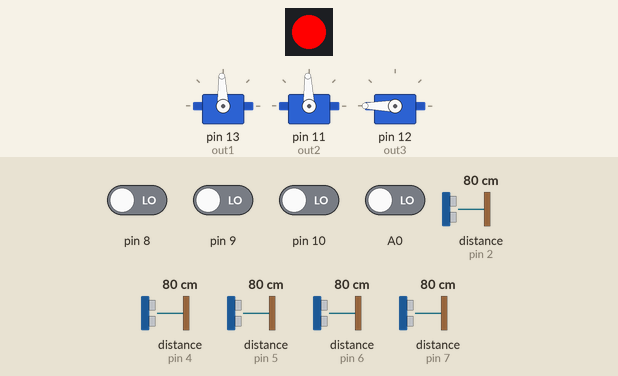
The sketch below on a simulated Arduino Uno, built with avr-gcc and run on an emulated ATmega328P. Shown: 3 × servo, 1 RGB LEDs in strip order, left to right. The inputs (shaded band) are chosen by the test bench; at power-on: A0, pin 8–10 LOW, distance to the obstacle (sensors on pin 2, pin 4, pin 7, pin 5, pin 6) 80 cm. The echo pulse lasts 58.3 µs per cm.

Above: at 1.2 s.
1.3 s: distance to the obstacle (sensor on pin 2) set to 202 cm
4.2 s: distance to the obstacle (sensor on pin 2) set to 209 cm
At 7.2 s:
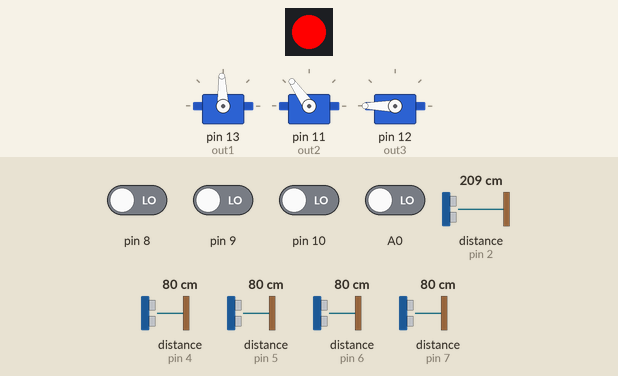
7.6 s: distance to the obstacle (sensor on pin 4) set to 203 cm
10.5 s: distance to the obstacle (sensor on pin 4) set to 211 cm
At 13.4 s:
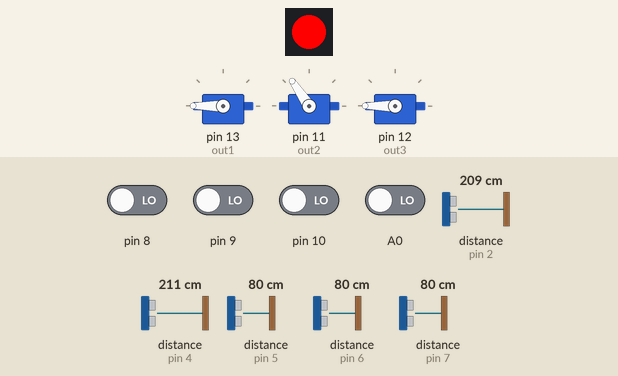
13.9 s: distance to the obstacle (sensor on pin 7) set to 201 cm
At 15.9 s:
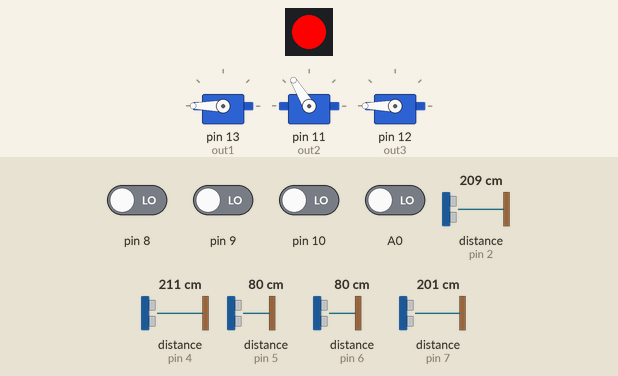
17.0 s: distance to the obstacle (sensor on pin 7) set to 210 cm
At 20.1 s:
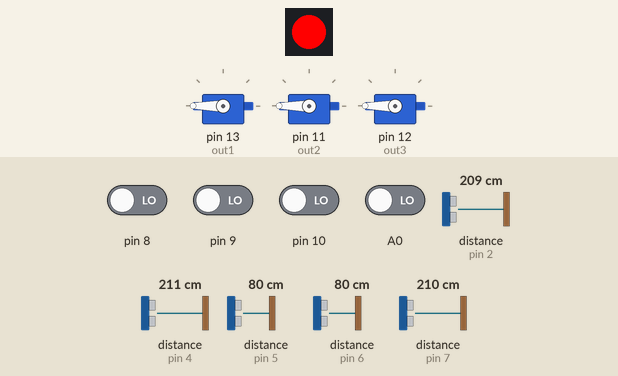
Timing chart, 0 to 21.2 s (numbered marks = the images above; inputs shaded):
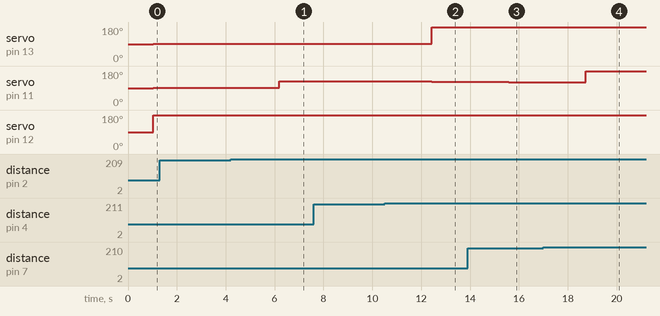

Measured:
- the behaviour switches between 205 and 206 cm on distance to the obstacle (sensor on pin 2) (found by bisection; images 0 and 1)
- the behaviour switches between 205 and 206 cm on distance to the obstacle (sensor on pin 4) (found by bisection; images 1 and 2)
- the behaviour switches between 205 and 206 cm on distance to the obstacle (sensor on pin 7) (found by bisection; images 3 and 4)
- after the input at 1.3 s, every drawn part: stays the same
- after the input at 4.2 s, servo on pin 11 (out2): 92° → 125° after 2.0 s
- after the input at 7.6 s, every drawn part: stays the same
- after the input at 10.5 s, servo on pin 13 (out1): 92° → 180° after 1.9 s; servo on pin 11 (out2): 125° → 124° after 1.9 s
- after the input at 13.9 s, servo on pin 11 (out2): 124° → 121° after 1.7 s
- after the input at 17.0 s, servo on pin 11 (out2): 121° → 180° after 1.7 s

The sketch:

Drone_Obstacle_Avoidance_Code.ino
```cpp
#include<NewPing.h>  //Download this library by going to <Tools> & then <Manage Libraries>
#include<Servo.h>    //Download this library by going to <Tools> & then <Manage Libraries>
#include <FastLED.h> //Download this library from github>/
CRGB leds[1];

Servo out1; //roll
Servo out2; //pitch
Servo out3; //throttle

int trig1 = 2;
int echo1 = 2;
//int trig2 = A1;
//int echo2 = A1;
int trig3 = 4;
int echo3 = 4;
int trig4 = 5;
int echo4 = 5;
int trig5 = 6;
int echo5 = 6;
int trig6 = 7;
int echo6 = 7;
int MAX_DISTANCE = 400;

NewPing sonar1(trig1,echo1,MAX_DISTANCE);
//NewPing sonar2(trig2,echo2,MAX_DISTANCE);
NewPing sonar3(trig3,echo3,MAX_DISTANCE);
NewPing sonar4(trig4,echo4,MAX_DISTANCE);
NewPing sonar5(trig5,echo5,MAX_DISTANCE);
NewPing sonar6(trig6,echo6,MAX_DISTANCE);

float dist1,dist2,dist3,dist4,dist5,dist6;
unsigned long counter_1, counter_2, counter_3, current_count;
byte last_CH1_state, last_CH2_state, last_CH3_state;
int input_PITCH;    //input on D9 of arduino
int input_ROLL;     //input on D8 of arduino
int input_THROTTLE; //input on D10 of arduino
int DN;
int UP;
int antiDN;
int prev_time = 0;
void setup(){
 // Serial.begin(115200);
FastLED.addLeds<WS2812, 3, GRB>(leds, 1);
PCICR  |= (1 << PCIE0);
PCMSK0 |= (1 << PCINT0);
PCMSK0 |= (1 << PCINT1);
PCMSK0 |= (1 << PCINT2);
  out1.attach(13); //roll - Flight Controller
  out2.attach(11); //pitch - Flight Controller
  out3.attach(12); //throttle - Flight Controller
pinMode(A0,INPUT);
}

void loop(){
  int a=160;
  int b=160;
  int c=160;
  int d=160;
  int e=160;

if(input_ROLL>1600){
d=210;
}
else if(input_ROLL<1400){
c=210;
}
if(input_PITCH>1600){
a=210;
}
else if(input_PITCH<1400){
b=210;
}

dist1 = sonar1.ping_cm();
dist2 = sonar6.ping_cm();
dist3 = sonar3.ping_cm();
dist4 = sonar4.ping_cm();
dist5 = sonar5.ping_cm();
dist6 = 200; // This Sensor is disabled due to my bad sensor.If you want to enable just replace "200" with "sonar6.ping_cm()"

byte roll = map(input_ROLL, 1108, 1856, 55, 125); //maping roll
byte pitch = map(input_PITCH, 1180, 1856, 55, 125); //maping pitch
byte throttle = map(input_THROTTLE, 1160, 1830, 55, 125); //maping throttle

 byte antifront = map(dist1, 6, 210, 55, 60); //force to back
 byte antiback = map(dist2, 6, 210, 125, 120); //force to front
 byte antileft = map(dist3, 6, 210, 125, 120); //force to right
 byte antiright = map(dist4, 6, 210, 55, 60); //force to left
 byte antidown = map(dist6, 1, 100, 125, 120);  //force to up
 byte antiUP = map(dist5, 2, 210, 55, 60);    //force to down
int val = pulseIn(A0,HIGH);
if(val < 1500){

//    For Pitch..............
if(dist1<a && dist1>0 && (dist2>b || dist2==0)){
  out2.write(antifront);
  b=210;
}
else if((dist1>=a || dist1==0) && (dist2>=b || dist2==0)){
  out2.write(pitch);
}
else if(dist2<b && dist2>0 && (dist1>a || dist1==0)){
  out2.write(antiback);
  a=210;
}
else if(dist1<a && dist2<b && dist1>0 && dist2>0){
  out2.write(92);
  c=210;
  d=210;
  e=210;
    if(dist3>c || dist3==0){
    out1.write(55);
   }
   else if(dist4>d || dist4==0){
    out1.write(125);
   }
   else if(dist5>e ||dist5==0){
    out3.write(110);
   }
   else if(dist6>50 ||dist6==0){
    out3.write(60);
   }
}


//    For Roll..............
if(dist3<c && dist3>0 && (dist4>d || dist4==0)){
  out1.write(antileft);
  d=210;
}
else if(dist3>=c || dist3==0 && dist4>=d || dist4==0){
  out1.write(roll);
}
else if(dist4<d && dist4>0 && (dist3>c || dist3==0)){
  out1.write(antiright);
  c=210;
}
else if(dist3<c && dist4<d && dist3>0 && dist4>0){
  out1.write(92);
  a=210;
  b=210;
  e=210;
  if(dist1>a || dist1 ==0){
    out2.write(125);
  }
  else if(dist2>b || dist2 ==0){
    out2.write(55);
  }
  else if(dist5>e || dist5 ==0){
    out3.write(110);
  }
  else if(dist6>50 || dist6 ==0){
    out3.write(60);
  }
}


//    For Throttle..............
if(dist5<e && dist5>0 && (dist6>50 || dist6==0)){
  out3.write(antiUP);
}
else if(dist5>=e || dist5==0 && dist6>=50 || dist6==0){
  out3.write(throttle);
}
else if(dist6<50 && dist6>0 && (dist5>e || dist5==0)){
  out3.write(antidown);
}
else if(dist5<e && dist6<50 && dist5>0 && dist6>0){
  out3.write(88);
  a=210;
  b=210;
  c=210;
  d=210;
  if(dist1>a || dist1==0){
    out2.write(125);
  }
  else if(dist2>b || dist2==0){
    out2.write(55);
  }
  else if(dist3>c|| dist3==0){
    out1.write(125);
  }
  else if(dist4>d || dist4==0){
    out1.write(55);
  }
}

if(input_THROTTLE <= 1400){
  out3.write(throttle);
}

int FB = (dist1<a && dist2<b && dist1>0 && dist2>0);
int LR = (dist3<c && dist4<d && dist3>0 && dist4>0);

if(FB && LR){
  out1.write(92);
  out2.write(92);
  if(input_THROTTLE <= 1400){
  out3.write(throttle);
  }
  else if(dist5>e || dist5==0){
    out3.write(110);
  }
  else if(dist6>50){
  out3.write(60);
  }
else{out3.write(88);}
}


}

else if(val >= 1500){
  out1.write(roll);
  out2.write(pitch);
  out3.write(throttle);
}


int f_clear = (dist1>a || dist1==0);  //front no obstacle
int b_clear = (dist2>b || dist2==0);   //back no obstacle
int l_clear = (dist3>c || dist3==0);   //left no obstacle
int r_clear = (dist4>d || dist4==0);  //right no obstacle
int up_clear = (dist5>e || dist5==0);    //up no obstacle
int down_clear = (dist6>50 || dist6==0); //down no obstacle

if(f_clear && b_clear && l_clear && r_clear && up_clear && down_clear){
   if(val<1500){
     leds[0] = CRGB(0, 255, 0);
     FastLED.show();
  out1.write(roll);
  out2.write(pitch);
  out3.write(throttle);
   }
   else if(val>=1500){
     leds[0] = CRGB(235, 255, 200);
     FastLED.show();
   }
}

else if(dist1<a && dist1>0 || dist2<b && dist2>0 || dist3<c && dist3>0 || dist4<d && dist4>0 || dist5<e &&& dist5>0 || dist6<50 && dist6>0){
   if(val<1500){
     leds[0] = CRGB(255, 0, 0);
     FastLED.show();
   }
   else if(val>=1500){
     leds[0] = CRGB(235, 255, 200);
     FastLED.show();
   }
}

} //Here the main loop ends


//   The Below Codes Reads the PWM value of Receiver
ISR(PCINT0_vect){
current_count = micros();
if(PINB & B00000001){
    if(last_CH1_state == 0){
      last_CH1_state = 1;
      counter_1 = current_count;
  }
}
else if(last_CH1_state == 1){
last_CH1_state = 0;
input_ROLL = current_count - counter_1;
}
if(PINB & B00000010 ){
    if(last_CH2_state == 0){
      last_CH2_state = 1;
      counter_2 = current_count;
  }
}
else if(last_CH2_state == 1){
last_CH2_state = 0;
input_PITCH = current_count - counter_2;
}
if(PINB & B00000100 ){
   if(last_CH3_state == 0){
      last_CH3_state = 1;
      counter_3 = current_count;
  }
}
else if(last_CH3_state == 1){
last_CH3_state = 0;
input_THROTTLE = current_count - counter_3;
}
}
```
